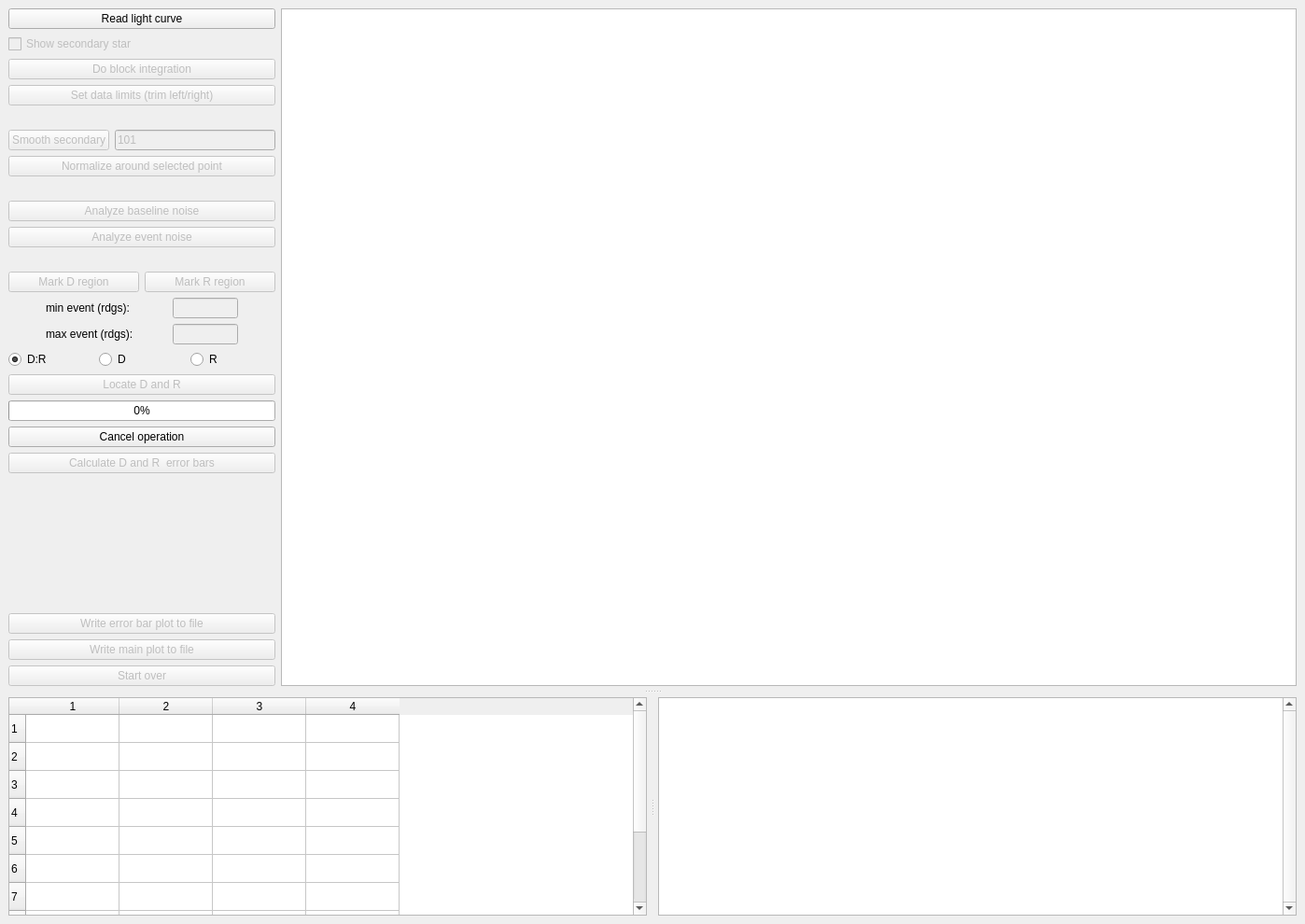
<?xml version="1.0" encoding="UTF-8"?>
<ui version="4.0">
 <class>MainWindow</class>
 <widget class="QMainWindow" name="MainWindow">
  <property name="geometry">
   <rect>
    <x>0</x>
    <y>0</y>
    <width>1398</width>
    <height>990</height>
   </rect>
  </property>
  <property name="windowTitle">
   <string>PY-OTE</string>
  </property>
  <widget class="QWidget" name="centralwidget">
   <layout class="QGridLayout" name="gridLayout">
    <item row="0" column="0">
     <widget class="QSplitter" name="splitter_2">
      <property name="orientation">
       <enum>Qt::Vertical</enum>
      </property>
      <property name="handleWidth">
       <number>12</number>
      </property>
      <widget class="QWidget" name="">
       <layout class="QHBoxLayout" name="horizontalLayout_6" stretch="0,1">
        <item>
         <layout class="QVBoxLayout" name="verticalLayout" stretch="0,0,0,0,0,0,0,0,0,0,0,0,0,0,0,0,0,0,0,0,0,0,0">
          <property name="sizeConstraint">
           <enum>QLayout::SetMaximumSize</enum>
          </property>
          <item>
           <widget class="QPushButton" name="readData">
            <property name="sizePolicy">
             <sizepolicy hsizetype="Ignored" vsizetype="Maximum">
              <horstretch>0</horstretch>
              <verstretch>0</verstretch>
             </sizepolicy>
            </property>
            <property name="toolTip">
             <string>&lt;html&gt;&lt;head/&gt;&lt;body&gt;&lt;p&gt;&lt;span style=&quot; font-size:18pt;&quot;&gt;PYOTE reads Limovie, R-OTE, and Tangra (AOTA format) files.&lt;/span&gt;&lt;/p&gt;&lt;p&gt;&lt;span style=&quot; font-size:18pt;&quot;&gt;Assumed is: object1 is occulted star; object2 (optional) is a reference star to be used for normalizing the occulted star light curve.&lt;/span&gt;&lt;/p&gt;&lt;p&gt;&lt;span style=&quot; font-size:18pt; font-weight:600; text-decoration: underline; color:#0000ff;&quot;&gt;Mouse button functions within the light curve plot:&lt;/span&gt;&lt;/p&gt;&lt;p&gt;&lt;span style=&quot; font-size:18pt; font-weight:600; color:#ff0000;&quot;&gt;Left click&lt;/span&gt;&lt;span style=&quot; font-size:18pt;&quot;&gt;: selects/deselects points on the primary light curve.&lt;/span&gt;&lt;/p&gt;&lt;p&gt;&lt;span style=&quot; font-size:18pt; font-weight:600; color:#ff0000;&quot;&gt;Left click and drag&lt;/span&gt;&lt;span style=&quot; font-size:18pt;&quot;&gt;: rectangular zoom --- useful for point selection&lt;/span&gt;&lt;/p&gt;&lt;p&gt;&lt;span style=&quot; font-size:18pt; font-weight:600; color:#ff0000;&quot;&gt;Right click&lt;/span&gt;&lt;span style=&quot; font-size:18pt;&quot;&gt;: undo zoom&lt;/span&gt;&lt;/p&gt;&lt;/body&gt;&lt;/html&gt;</string>
            </property>
            <property name="text">
             <string>Read light curve</string>
            </property>
           </widget>
          </item>
          <item>
           <widget class="QCheckBox" name="showSecondaryCheckBox">
            <property name="enabled">
             <bool>false</bool>
            </property>
            <property name="sizePolicy">
             <sizepolicy hsizetype="Ignored" vsizetype="Fixed">
              <horstretch>0</horstretch>
              <verstretch>0</verstretch>
             </sizepolicy>
            </property>
            <property name="maximumSize">
             <size>
              <width>307</width>
              <height>16777215</height>
             </size>
            </property>
            <property name="text">
             <string>Show secondary star</string>
            </property>
           </widget>
          </item>
          <item>
           <widget class="QPushButton" name="doBlockIntegration">
            <property name="enabled">
             <bool>false</bool>
            </property>
            <property name="sizePolicy">
             <sizepolicy hsizetype="Ignored" vsizetype="Fixed">
              <horstretch>0</horstretch>
              <verstretch>0</verstretch>
             </sizepolicy>
            </property>
            <property name="toolTip">
             <string>&lt;html&gt;&lt;head/&gt;&lt;body&gt;&lt;p&gt;&lt;span style=&quot; font-size:18pt;&quot;&gt;First, find  a clearly identifiable integration group.&lt;/span&gt;&lt;/p&gt;&lt;p&gt;&lt;br/&gt;&lt;/p&gt;&lt;p&gt;&lt;span style=&quot; font-size:18pt;&quot;&gt;Then click on the first and last point of that integration group.&lt;/span&gt;&lt;/p&gt;&lt;/body&gt;&lt;/html&gt;</string>
            </property>
            <property name="text">
             <string>Do block integration</string>
            </property>
           </widget>
          </item>
          <item>
           <widget class="QPushButton" name="setDataLimits">
            <property name="enabled">
             <bool>false</bool>
            </property>
            <property name="sizePolicy">
             <sizepolicy hsizetype="Ignored" vsizetype="Fixed">
              <horstretch>0</horstretch>
              <verstretch>0</verstretch>
             </sizepolicy>
            </property>
            <property name="toolTip">
             <string>&lt;html&gt;&lt;head/&gt;&lt;body&gt;&lt;p&gt;&lt;span style=&quot; font-size:18pt;&quot;&gt;If exactly two data points have been selected, this button will &lt;/span&gt;&lt;span style=&quot; font-size:18pt; font-weight:600; text-decoration: underline;&quot;&gt;trim&lt;/span&gt;&lt;span style=&quot; font-size:18pt;&quot;&gt; off (exclude) data points to the left and right of the selected points.&lt;/span&gt;&lt;/p&gt;&lt;p&gt;&lt;span style=&quot; font-size:18pt;&quot;&gt;If no points have been selected, then all data points will be selected as the default.&lt;/span&gt;&lt;/p&gt;&lt;/body&gt;&lt;/html&gt;</string>
            </property>
            <property name="toolTipDuration">
             <number>-1</number>
            </property>
            <property name="text">
             <string>Set data limits (trim left/right)</string>
            </property>
           </widget>
          </item>
          <item>
           <spacer name="verticalSpacer_2">
            <property name="orientation">
             <enum>Qt::Vertical</enum>
            </property>
            <property name="sizeType">
             <enum>QSizePolicy::Fixed</enum>
            </property>
            <property name="sizeHint" stdset="0">
             <size>
              <width>40</width>
              <height>20</height>
             </size>
            </property>
           </spacer>
          </item>
          <item>
           <layout class="QHBoxLayout" name="horizontalLayout_5">
            <item>
             <widget class="QPushButton" name="smoothSecondaryButton">
              <property name="enabled">
               <bool>false</bool>
              </property>
              <property name="toolTip">
               <string>&lt;html&gt;&lt;head/&gt;&lt;body&gt;&lt;p&gt;&lt;span style=&quot; font-size:18pt;&quot;&gt;Smooth the secondary (reference) star light curve using a Savitsky-Golay filter with a default window of 101 points (the edit box to the right allows for this value to be changed) and a degree 3 interpolating polynomial, applied twice.&lt;/span&gt;&lt;/p&gt;&lt;p&gt;&lt;br/&gt;&lt;/p&gt;&lt;p&gt;&lt;span style=&quot; font-size:18pt;&quot;&gt;The secondary star does not have to be visible for this smoothing to take place.&lt;/span&gt;&lt;/p&gt;&lt;p&gt;&lt;br/&gt;&lt;/p&gt;&lt;p&gt;&lt;span style=&quot; font-size:18pt;&quot;&gt;Smoothing of the secondary curve is a prerequisite to normalizing the occulted star light curve.&lt;/span&gt;&lt;/p&gt;&lt;/body&gt;&lt;/html&gt;</string>
              </property>
              <property name="text">
               <string>Smooth secondary</string>
              </property>
             </widget>
            </item>
            <item>
             <widget class="QLineEdit" name="numSmoothPointsEdit">
              <property name="enabled">
               <bool>false</bool>
              </property>
              <property name="toolTip">
               <string>&lt;html&gt;&lt;head/&gt;&lt;body&gt;&lt;p&gt;&lt;span style=&quot; font-size:18pt;&quot;&gt;Number of points to use in Savitsky-Golay filter. This should be an odd number in the range of 5 up to the number of data points in the secondary curve.&lt;/span&gt;&lt;/p&gt;&lt;p&gt;&lt;span style=&quot; font-size:18pt;&quot;&gt;If an even number is specified, the window size will be one less than that number.&lt;/span&gt;&lt;/p&gt;&lt;/body&gt;&lt;/html&gt;</string>
              </property>
              <property name="text">
               <string>101</string>
              </property>
              <property name="frame">
               <bool>true</bool>
              </property>
             </widget>
            </item>
           </layout>
          </item>
          <item>
           <widget class="QPushButton" name="normalizeButton">
            <property name="enabled">
             <bool>false</bool>
            </property>
            <property name="sizePolicy">
             <sizepolicy hsizetype="Ignored" vsizetype="Fixed">
              <horstretch>0</horstretch>
              <verstretch>0</verstretch>
             </sizepolicy>
            </property>
            <property name="text">
             <string>Normalize around selected point</string>
            </property>
           </widget>
          </item>
          <item>
           <spacer name="verticalSpacer_3">
            <property name="orientation">
             <enum>Qt::Vertical</enum>
            </property>
            <property name="sizeType">
             <enum>QSizePolicy::Fixed</enum>
            </property>
            <property name="sizeHint" stdset="0">
             <size>
              <width>40</width>
              <height>20</height>
             </size>
            </property>
           </spacer>
          </item>
          <item>
           <widget class="QPushButton" name="doNoiseAnalysis">
            <property name="enabled">
             <bool>false</bool>
            </property>
            <property name="sizePolicy">
             <sizepolicy hsizetype="Ignored" vsizetype="Fixed">
              <horstretch>0</horstretch>
              <verstretch>0</verstretch>
             </sizepolicy>
            </property>
            <property name="toolTip">
             <string>&lt;html&gt;&lt;head/&gt;&lt;body&gt;&lt;p&gt;&lt;span style=&quot; font-size:18pt;&quot;&gt;Use the selected baseline points to calculate noise correlation coefficients and sigmaB&lt;/span&gt;&lt;/p&gt;&lt;p&gt;&lt;span style=&quot; font-size:18pt;&quot;&gt;If there has already been such a calculation, new results from clicking this button will be averaged with the previously determined coefficients, weighted by the number of points involved.&lt;/span&gt;&lt;/p&gt;&lt;/body&gt;&lt;/html&gt;</string>
            </property>
            <property name="text">
             <string>Analyze baseline noise</string>
            </property>
           </widget>
          </item>
          <item>
           <widget class="QPushButton" name="computeSigmaA">
            <property name="enabled">
             <bool>false</bool>
            </property>
            <property name="sizePolicy">
             <sizepolicy hsizetype="Ignored" vsizetype="Fixed">
              <horstretch>0</horstretch>
              <verstretch>0</verstretch>
             </sizepolicy>
            </property>
            <property name="toolTip">
             <string>&lt;html&gt;&lt;head/&gt;&lt;body&gt;&lt;p&gt;&lt;span style=&quot; font-size:18pt;&quot;&gt;The selected points are used to estimate sigmaA (event noise sigma).&lt;/span&gt;&lt;/p&gt;&lt;p&gt;&lt;br/&gt;&lt;/p&gt;&lt;p&gt;&lt;span style=&quot; font-size:18pt;&quot;&gt;It is optional to do this --- if not done, sigmaA will default to sigmaB (baseline noise sigma)&lt;/span&gt;&lt;/p&gt;&lt;/body&gt;&lt;/html&gt;</string>
            </property>
            <property name="text">
             <string>Analyze event noise</string>
            </property>
           </widget>
          </item>
          <item>
           <spacer name="verticalSpacer_4">
            <property name="orientation">
             <enum>Qt::Vertical</enum>
            </property>
            <property name="sizeType">
             <enum>QSizePolicy::Fixed</enum>
            </property>
            <property name="sizeHint" stdset="0">
             <size>
              <width>40</width>
              <height>20</height>
             </size>
            </property>
           </spacer>
          </item>
          <item>
           <layout class="QHBoxLayout" name="horizontalLayout_2">
            <item>
             <widget class="QPushButton" name="markDzone">
              <property name="enabled">
               <bool>false</bool>
              </property>
              <property name="sizePolicy">
               <sizepolicy hsizetype="Ignored" vsizetype="Fixed">
                <horstretch>0</horstretch>
                <verstretch>0</verstretch>
               </sizepolicy>
              </property>
              <property name="toolTip">
               <string>&lt;html&gt;&lt;head/&gt;&lt;body&gt;&lt;p&gt;&lt;span style=&quot; font-size:18pt;&quot;&gt;Use the two selected points as the min and max D positions to use during the 'event' search.&lt;/span&gt;&lt;/p&gt;&lt;p&gt;&lt;br/&gt;&lt;/p&gt;&lt;p&gt;&lt;span style=&quot; font-size:18pt;&quot;&gt;If no points are selected, the D region is removed.&lt;/span&gt;&lt;/p&gt;&lt;/body&gt;&lt;/html&gt;</string>
              </property>
              <property name="text">
               <string>Mark D region</string>
              </property>
             </widget>
            </item>
            <item>
             <widget class="QPushButton" name="markRzone">
              <property name="enabled">
               <bool>false</bool>
              </property>
              <property name="sizePolicy">
               <sizepolicy hsizetype="Ignored" vsizetype="Fixed">
                <horstretch>0</horstretch>
                <verstretch>0</verstretch>
               </sizepolicy>
              </property>
              <property name="toolTip">
               <string>&lt;html&gt;&lt;head/&gt;&lt;body&gt;&lt;p&gt;&lt;span style=&quot; font-size:18pt;&quot;&gt;Use the two selected points as the min and max R positions to use during the 'event' search.&lt;/span&gt;&lt;/p&gt;&lt;p&gt;&lt;br/&gt;&lt;/p&gt;&lt;p&gt;&lt;span style=&quot; font-size:18pt;&quot;&gt;If no points are selected, the R region is removed.&lt;/span&gt;&lt;/p&gt;&lt;/body&gt;&lt;/html&gt;</string>
              </property>
              <property name="text">
               <string>Mark R region</string>
              </property>
             </widget>
            </item>
           </layout>
          </item>
          <item>
           <layout class="QHBoxLayout" name="horizontalLayout_3">
            <item>
             <spacer name="horizontalSpacer_3">
              <property name="orientation">
               <enum>Qt::Horizontal</enum>
              </property>
              <property name="sizeType">
               <enum>QSizePolicy::Preferred</enum>
              </property>
              <property name="sizeHint" stdset="0">
               <size>
                <width>40</width>
                <height>20</height>
               </size>
              </property>
             </spacer>
            </item>
            <item>
             <widget class="QLabel" name="minEventLabel">
              <property name="sizePolicy">
               <sizepolicy hsizetype="Preferred" vsizetype="Preferred">
                <horstretch>0</horstretch>
                <verstretch>0</verstretch>
               </sizepolicy>
              </property>
              <property name="minimumSize">
               <size>
                <width>100</width>
                <height>0</height>
               </size>
              </property>
              <property name="text">
               <string>min event (rdgs):</string>
              </property>
             </widget>
            </item>
            <item>
             <widget class="QLineEdit" name="minEventEdit">
              <property name="enabled">
               <bool>false</bool>
              </property>
              <property name="sizePolicy">
               <sizepolicy hsizetype="Minimum" vsizetype="Fixed">
                <horstretch>0</horstretch>
                <verstretch>0</verstretch>
               </sizepolicy>
              </property>
              <property name="minimumSize">
               <size>
                <width>0</width>
                <height>0</height>
               </size>
              </property>
              <property name="maximumSize">
               <size>
                <width>70</width>
                <height>16777215</height>
               </size>
              </property>
              <property name="toolTip">
               <string>&lt;html&gt;&lt;head/&gt;&lt;body&gt;&lt;p&gt;&lt;span style=&quot; font-size:18pt;&quot;&gt;Enter smallest event size (in number of readings) to search for.&lt;/span&gt;&lt;/p&gt;&lt;/body&gt;&lt;/html&gt;</string>
              </property>
             </widget>
            </item>
            <item>
             <spacer name="horizontalSpacer">
              <property name="orientation">
               <enum>Qt::Horizontal</enum>
              </property>
              <property name="sizeType">
               <enum>QSizePolicy::Preferred</enum>
              </property>
              <property name="sizeHint" stdset="0">
               <size>
                <width>40</width>
                <height>20</height>
               </size>
              </property>
             </spacer>
            </item>
           </layout>
          </item>
          <item>
           <layout class="QHBoxLayout" name="horizontalLayout_4">
            <item>
             <spacer name="horizontalSpacer_4">
              <property name="orientation">
               <enum>Qt::Horizontal</enum>
              </property>
              <property name="sizeType">
               <enum>QSizePolicy::Preferred</enum>
              </property>
              <property name="sizeHint" stdset="0">
               <size>
                <width>40</width>
                <height>20</height>
               </size>
              </property>
             </spacer>
            </item>
            <item>
             <widget class="QLabel" name="maxEventLabel">
              <property name="sizePolicy">
               <sizepolicy hsizetype="Minimum" vsizetype="Preferred">
                <horstretch>0</horstretch>
                <verstretch>0</verstretch>
               </sizepolicy>
              </property>
              <property name="text">
               <string>max event (rdgs):</string>
              </property>
             </widget>
            </item>
            <item>
             <widget class="QLineEdit" name="maxEventEdit">
              <property name="enabled">
               <bool>false</bool>
              </property>
              <property name="sizePolicy">
               <sizepolicy hsizetype="Minimum" vsizetype="Fixed">
                <horstretch>0</horstretch>
                <verstretch>0</verstretch>
               </sizepolicy>
              </property>
              <property name="maximumSize">
               <size>
                <width>70</width>
                <height>16777215</height>
               </size>
              </property>
              <property name="toolTip">
               <string>&lt;html&gt;&lt;head/&gt;&lt;body&gt;&lt;p&gt;&lt;span style=&quot; font-size:18pt;&quot;&gt;Enter largest event size (in number of readings) to search for.&lt;/span&gt;&lt;/p&gt;&lt;/body&gt;&lt;/html&gt;</string>
              </property>
             </widget>
            </item>
            <item>
             <spacer name="horizontalSpacer_2">
              <property name="orientation">
               <enum>Qt::Horizontal</enum>
              </property>
              <property name="sizeType">
               <enum>QSizePolicy::Preferred</enum>
              </property>
              <property name="sizeHint" stdset="0">
               <size>
                <width>40</width>
                <height>20</height>
               </size>
              </property>
             </spacer>
            </item>
           </layout>
          </item>
          <item>
           <layout class="QHBoxLayout" name="horizontalLayout">
            <item>
             <widget class="QRadioButton" name="DandR">
              <property name="text">
               <string>D:R</string>
              </property>
              <property name="checked">
               <bool>true</bool>
              </property>
             </widget>
            </item>
            <item>
             <widget class="QRadioButton" name="Donly">
              <property name="text">
               <string>D</string>
              </property>
             </widget>
            </item>
            <item>
             <widget class="QRadioButton" name="Ronly">
              <property name="text">
               <string>R</string>
              </property>
             </widget>
            </item>
           </layout>
          </item>
          <item>
           <widget class="QPushButton" name="locateEvent">
            <property name="enabled">
             <bool>false</bool>
            </property>
            <property name="text">
             <string>Locate D and R</string>
            </property>
           </widget>
          </item>
          <item>
           <widget class="QProgressBar" name="progressBar">
            <property name="sizePolicy">
             <sizepolicy hsizetype="Minimum" vsizetype="Fixed">
              <horstretch>0</horstretch>
              <verstretch>0</verstretch>
             </sizepolicy>
            </property>
            <property name="value">
             <number>0</number>
            </property>
           </widget>
          </item>
          <item>
           <widget class="QPushButton" name="cancelButton">
            <property name="text">
             <string>Cancel operation</string>
            </property>
           </widget>
          </item>
          <item>
           <widget class="QPushButton" name="calcErrBars">
            <property name="enabled">
             <bool>false</bool>
            </property>
            <property name="text">
             <string>Calculate D and R  error bars</string>
            </property>
           </widget>
          </item>
          <item>
           <spacer name="verticalSpacer">
            <property name="orientation">
             <enum>Qt::Vertical</enum>
            </property>
            <property name="sizeHint" stdset="0">
             <size>
              <width>286</width>
              <height>13</height>
             </size>
            </property>
           </spacer>
          </item>
          <item>
           <widget class="QPushButton" name="writeBarPlots">
            <property name="enabled">
             <bool>false</bool>
            </property>
            <property name="toolTip">
             <string>&lt;html&gt;&lt;head/&gt;&lt;body&gt;&lt;p&gt;&lt;span style=&quot; font-size:18pt;&quot;&gt;Click here to open dialog for you to specify name and location for the storage of the graphics of the error bar plot.  Two plots will be recorded: the D error bar and the Dur error bar.&lt;/span&gt;&lt;/p&gt;&lt;p&gt;&lt;br/&gt;&lt;/p&gt;&lt;p&gt;&lt;span style=&quot; font-size:18pt;&quot;&gt;Storage location will default to the directory containing the csv file for the light curve.  Best practice normally would be to leave it there.&lt;/span&gt;&lt;/p&gt;&lt;p&gt;&lt;br/&gt;&lt;/p&gt;&lt;p&gt;&lt;span style=&quot; font-size:18pt;&quot;&gt;Normal best practice is to click on the csv file to name the graphic images.  The .csv extension will be removed and replaced by .png automatically with an extra identifier to show D versus Dur distribution plot.&lt;/span&gt;&lt;/p&gt;&lt;/body&gt;&lt;/html&gt;</string>
            </property>
            <property name="text">
             <string>Write error bar plot to file</string>
            </property>
           </widget>
          </item>
          <item>
           <widget class="QPushButton" name="writePlot">
            <property name="enabled">
             <bool>false</bool>
            </property>
            <property name="toolTip">
             <string>&lt;html&gt;&lt;head/&gt;&lt;body&gt;&lt;p&gt;&lt;span style=&quot; font-size:18pt;&quot;&gt;Click here to open dialog for you to specify name and location for the storage of the graphic of the light curve plot.&lt;/span&gt;&lt;/p&gt;&lt;p&gt;&lt;br/&gt;&lt;/p&gt;&lt;p&gt;&lt;span style=&quot; font-size:18pt;&quot;&gt;Storage location will default to the directory containing the csv file for the light curve.  Best practice normally would be to leave it there.&lt;/span&gt;&lt;/p&gt;&lt;p&gt;&lt;br/&gt;&lt;/p&gt;&lt;p&gt;&lt;span style=&quot; font-size:18pt;&quot;&gt;Normal best practice is to click on the csv file to name the graphic image.  The .csv extension will be removed and replaced by .png automatically.&lt;/span&gt;&lt;/p&gt;&lt;/body&gt;&lt;/html&gt;</string>
            </property>
            <property name="text">
             <string>Write main plot to file</string>
            </property>
           </widget>
          </item>
          <item>
           <widget class="QPushButton" name="startOver">
            <property name="enabled">
             <bool>false</bool>
            </property>
            <property name="toolTip">
             <string>&lt;html&gt;&lt;head/&gt;&lt;body&gt;&lt;p&gt;&lt;span style=&quot; font-size:18pt;&quot;&gt;Clicking here erases all intermediate results and returns the program to the state it had immediately after the initial &lt;/span&gt;&lt;span style=&quot; font-size:18pt; font-weight:600; font-style:italic;&quot;&gt;Read light curve&lt;/span&gt;&lt;span style=&quot; font-size:18pt;&quot;&gt; click/selection.&lt;/span&gt;&lt;/p&gt;&lt;/body&gt;&lt;/html&gt;</string>
            </property>
            <property name="text">
             <string>Start over</string>
            </property>
           </widget>
          </item>
         </layout>
        </item>
        <item>
         <widget class="PlotWidget" name="mainPlot">
          <property name="sizePolicy">
           <sizepolicy hsizetype="MinimumExpanding" vsizetype="Expanding">
            <horstretch>0</horstretch>
            <verstretch>0</verstretch>
           </sizepolicy>
          </property>
          <property name="minimumSize">
           <size>
            <width>1051</width>
            <height>0</height>
           </size>
          </property>
         </widget>
        </item>
       </layout>
      </widget>
      <widget class="QSplitter" name="splitter">
       <property name="orientation">
        <enum>Qt::Horizontal</enum>
       </property>
       <property name="handleWidth">
        <number>12</number>
       </property>
       <widget class="QTableWidget" name="table">
        <property name="sizePolicy">
         <sizepolicy hsizetype="Expanding" vsizetype="Expanding">
          <horstretch>0</horstretch>
          <verstretch>0</verstretch>
         </sizepolicy>
        </property>
        <property name="minimumSize">
         <size>
          <width>0</width>
          <height>0</height>
         </size>
        </property>
        <property name="rowCount">
         <number>11</number>
        </property>
        <property name="columnCount">
         <number>4</number>
        </property>
        <row/>
        <row/>
        <row/>
        <row/>
        <row/>
        <row/>
        <row/>
        <row/>
        <row/>
        <row/>
        <row/>
        <column/>
        <column/>
        <column/>
        <column/>
       </widget>
       <widget class="QTextEdit" name="textOut">
        <property name="verticalScrollBarPolicy">
         <enum>Qt::ScrollBarAlwaysOn</enum>
        </property>
        <property name="undoRedoEnabled">
         <bool>false</bool>
        </property>
        <property name="lineWrapMode">
         <enum>QTextEdit::NoWrap</enum>
        </property>
        <property name="readOnly">
         <bool>true</bool>
        </property>
       </widget>
      </widget>
     </widget>
    </item>
   </layout>
  </widget>
 </widget>
 <customwidgets>
  <customwidget>
   <class>PlotWidget</class>
   <extends>QGraphicsView</extends>
   <header>pyqtgraph</header>
  </customwidget>
 </customwidgets>
 <resources/>
 <connections/>
</ui>
